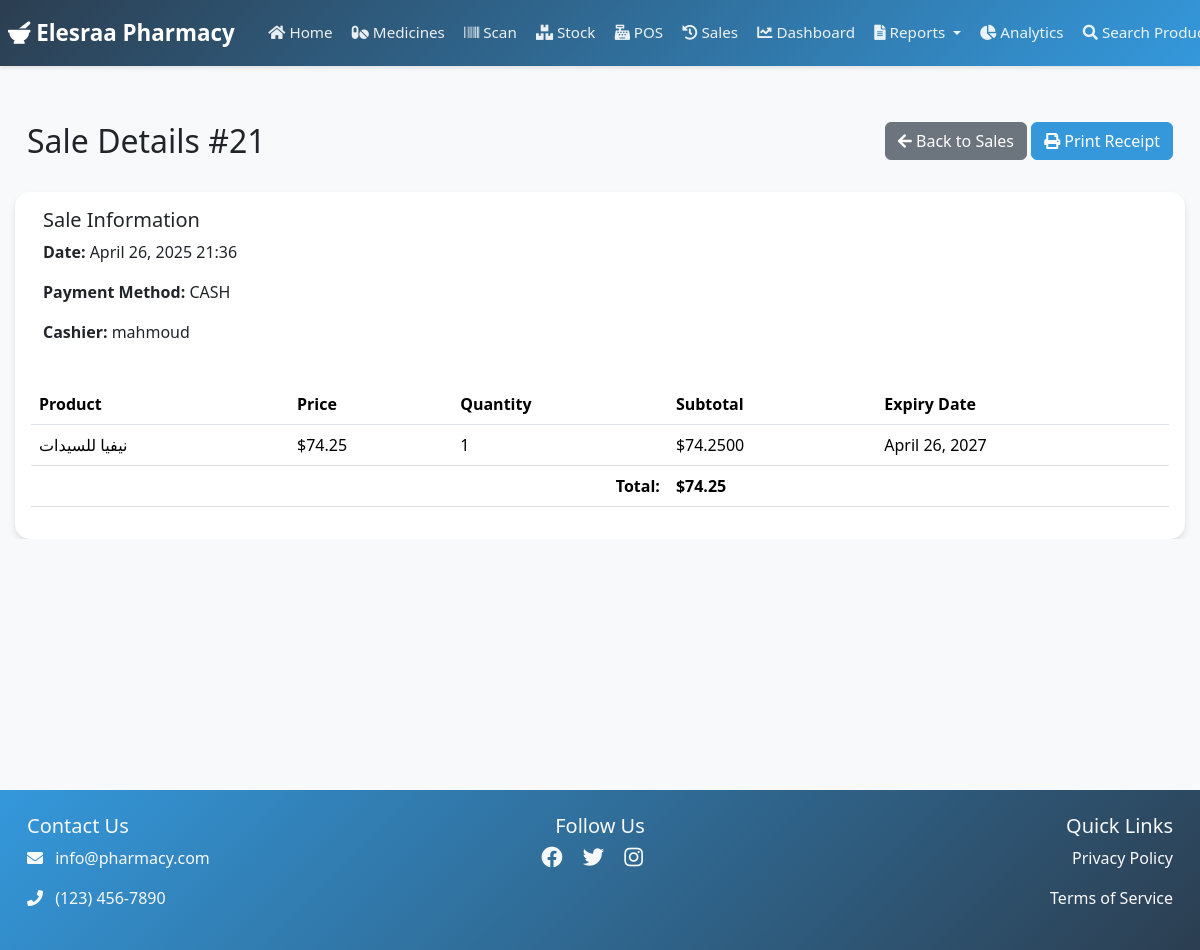
Screenshot of /sales/21/ (signed in) with the database file from the repository.
### pharmacy/models.py (models this page shows, shortened)
class Sale(models.Model):
    user = models.ForeignKey('auth.User', on_delete=models.PROTECT)
    customer = models.ForeignKey(Customer, on_delete=models.SET_NULL, null=True, blank=True)
    created_at = models.DateTimeField(auto_now_add=True)
    total_amount = models.DecimalField(max_digits=10, decimal_places=2, default=0)
    payment_method = models.CharField(max_length=20, choices=[
        ('CASH', 'Cash'),
        ('CARD', 'Card'),
    ], default='CASH')
    is_completed = models.BooleanField(default=False)

class SaleItem(models.Model):
    UNIT_CHOICES = [
        ('BOX', 'Box'),
        ('STRIP', 'Strip'),
    ]
    sale = models.ForeignKey(Sale, on_delete=models.CASCADE, related_name='items')
    medicine = models.ForeignKey(Medicine, on_delete=models.PROTECT)
    quantity = models.IntegerField()
    price = models.DecimalField(max_digits=10, decimal_places=2)
    expiry_date = models.DateField()
    unit_type = models.CharField(
        max_length=5,
        choices=UNIT_CHOICES,
        default='BOX'
    )
    @property
    def discounted_price(self):
        if self.sale.customer:
            if self.sale.customer.customer_type == 'FAMILY':
                return self.medicine.purchase_price * Decimal('1.10')  # 10% profit margin for family
            else:
                discount = self.sale.customer.discount_percentage / 100
                return self.price * (1 - discount)
        return self.price
    @property
    def subtotal(self):
        return self.discounted_price * self.quantity

class Medicine(models.Model):
    CATEGORY_CHOICES = [
        ('OTC', 'Over The Counter'),
        ('PRE', 'Prescription'),
        ('SUP', 'Supplements'),
        ('COS', 'Cosmetics'),
    ]
    name = models.CharField(max_length=200)
    description = models.TextField()
    price = models.DecimalField(max_digits=10, decimal_places=2)
    purchase_price = models.DecimalField(
        max_digits=10,
        decimal_places=2,
        help_text="Cost price of the product"
    )
    stock = models.IntegerField(default=0)
    category = models.CharField(max_length=3, choices=CATEGORY_CHOICES)
    image = models.ImageField(upload_to='medicines/', null=True, blank=True)
    barcode = models.ImageField(upload_to='barcodes/', blank=True)
    barcode_number = models.CharField(max_length=13, unique=True)
    created_at = models.DateTimeField(auto_now_add=True)
    updated_at = models.DateTimeField(auto_now=True)
    is_active = models.BooleanField(default=True)
    reorder_level = models.IntegerField(default=10, help_text="Minimum stock level before reorder")
    strips_per_box = models.PositiveIntegerField(
        default=1,
        help_text="Number of strips per box"
    )
    can_sell_strips = models.BooleanField(
        default=True,
        help_text="Allow selling individual strips"
    )
    strip_price = models.DecimalField(
        max_digits=10,
        decimal_places=2,
        null=True,
        blank=True,
        help_text="Price per strip (optional - if not set, will be calculated from box price)"
    )
    class Meta:
        ordering = ['name']

class Customer(models.Model):
    CUSTOMER_TYPE_CHOICES = [
        ('REGULAR', 'عميل عادي'),
        ('FAMILY', 'من الأقارب'),
        ('VIP', 'عميل مميز'),
        ('WHOLESALE', 'تاجر جملة'),
    ]
    name = models.CharField(max_length=200)
    phone = models.CharField(max_length=20, unique=True)
    email = models.EmailField(blank=True)
    address = models.TextField(blank=True)
    points = models.IntegerField(default=0)
    customer_type = models.CharField(
        max_length=20,
        choices=CUSTOMER_TYPE_CHOICES,
        default='REGULAR',
        verbose_name='نوع العميل'
    )
    discount_percentage = models.DecimalField(
        max_digits=5,
        decimal_places=2,
        default=0,
        help_text='نسبة الخصم الخاصة بالعميل'
    )
    created_at = models.DateTimeField(auto_now_add=True)
    updated_at = models.DateTimeField(auto_now=True)
    is_active = models.BooleanField(default=True)

### pharmacy/views.py (the view)
# urls.py: path('sales/<int:sale_id>/', views.sale_detail, name='sale_detail'),
@login_required
def sale_detail(request, sale_id):
    sale = get_object_or_404(Sale, id=sale_id, is_completed=True)
    context = {
        'sale': sale,
        'items': sale.items.all(),
        'total': sale.total_amount,
    }
    return render(request, 'pharmacy/sale_detail.html', context)

### pharmacy/templates/pharmacy/sale_detail.html (shortened to what this page needs)
{% extends 'pharmacy/base.html' %}
{% block content %}
<div class="container mt-4">
    <div class="row mb-4">
        <div class="col-md-6">
            <h2>Sale Details #{{ sale.id }}</h2>
        </div>
        <div class="col-md-6 text-end">
            <a href="{% url 'pharmacy:sales_history' %}" class="btn btn-secondary">
                <i class="fas fa-arrow-left"></i> Back to Sales
            </a>
            <button onclick="window.print()" class="btn btn-primary">
                <i class="fas fa-print"></i> Print Receipt
            </button>
        </div>
    </div>
    <div class="card">
        <div class="card-body">
            <div class="row mb-4">
                <div class="col-md-6">
                    <h5>Sale Information</h5>
                    <p><strong>Date:</strong> {{ sale.created_at|date:"F d, Y H:i" }}</p>
                    <p><strong>Payment Method:</strong> {{ sale.payment_method }}</p>
                    <p><strong>Cashier:</strong> {{ sale.user.username }}</p>
                </div>
            </div>
            <div class="table-responsive">
                <table class="table">
                    <thead>
                        <tr>
                            <th>Product</th>
                            <th>Price</th>
                            <th>Quantity</th>
                            <th>Subtotal</th>
                            <th>Expiry Date</th>
                        </tr>
                    </thead>
                    <tbody>
                        {% for item in items %}
                        <tr>
                            <td>{{ item.medicine.name }}</td>
                            <td>${{ item.price }}</td>
                            <td>{{ item.quantity }}</td>
                            <td>${{ item.subtotal }}</td>
                            <td>{{ item.expiry_date|date:"F d, Y" }}</td>
                        </tr>
                        {% endfor %}
                    </tbody>
                    <tfoot>
                        <tr>
                            <td colspan="3" class="text-end"><strong>Total:</strong></td>
                            <td colspan="2"><strong>${{ total }}</strong></td>
                        </tr>
                    </tfoot>
                </table>
            </div>
        </div>
    </div>
</div>
{% endblock %}

### pharmacy/static/pharmacy/css/style.css (style rules this page uses)
:root { --primary-color: #2c3e50; --secondary-color: #3498db; }
html, body { overflow-x: hidden; width: 100%; margin: 0; padding: 0; font-family: 'Segoe UI', Tahoma, Geneva, Verdana, sans-serif; background-color: #f8f9fa; }
body { font-family: 'Segoe UI', Tahoma, Geneva, Verdana, sans-serif; background-color: #f8f9fa; }
.card { border: none; border-radius: 15px; box-shadow: 0 4px 6px rgba(0,0,0,0.1); transition: transform 0.3s ease; background-color: white; max-width: 100%; overflow: hidden; }
.btn-primary { background-color: var(--secondary-color); border-color: var(--secondary-color); }
.card { animation: fadeIn 0.5s ease-out; }
.container, .container-fluid { max-width: 100%; padding-right: 15px; padding-left: 15px; overflow-x: hidden; }
.row { margin-right: 0; margin-left: 0; }
.table-responsive { overflow-x: auto; -webkit-overflow-scrolling: touch; max-width: 100%; }

### pharmacy/templates/pharmacy/sale_detail.html (style rules this page uses)
.btn, .navbar { display: none !important; }
.container { width: 100%; max-width: none; }

### rows the page displays
Sale: id "21", created_at "April 26, 2025 21:36", payment_method "CASH", user.username "mahmoud", total_amount "74.25"
SaleItem: medicine.name "نيفيا للسيدات", price "74.25", quantity "1", subtotal "74.2500", expiry_date "April 26, 2027"
